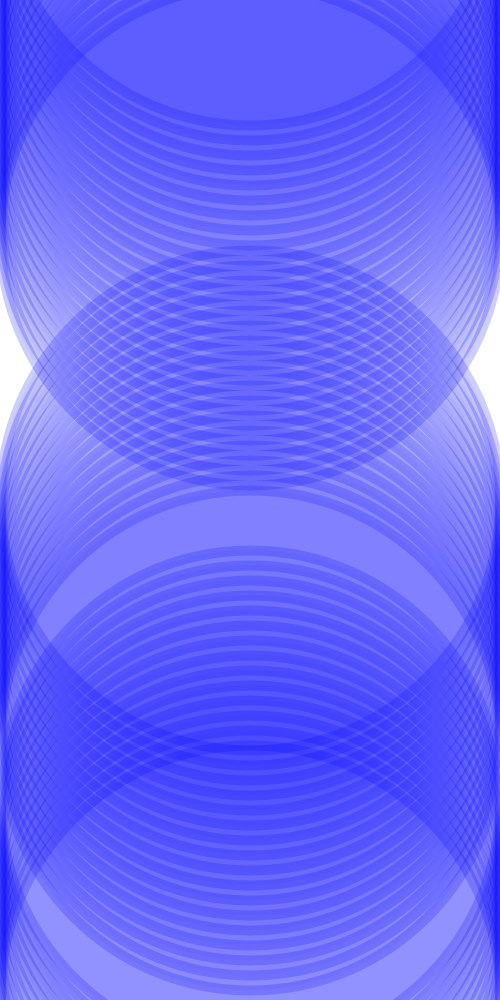
Frame 1 (no input)
Frame 60 (the mouse pressed at the canvas centre just before this capture): identical to frame 1, image omitted
Frame 120 (the mouse held since frame 60 and released just before this capture): identical to frame 1, image omitted

The Processing sketch that drew this single still picture (run headless with seeded random() and noise(); from frame 60 on, the mouse is pressed at the canvas centre):

// Processing sketch: processing_32198
// ── processing_32198.pde

//import processing.pdf.*;

int circleX = 250;
int circleY = -125;
int circlesize = 500;
int circleX2 = 250;
int circleY2 = 500;
int circlesize2 = 500;
int circleX3 = 250;
int circleY3 = 800;
int circlesize3 = 500;

void setup(){
  size (500,1000);
  //beginRecord(PDF, "pattern.pdf");
  background(255);
  smooth();
  stroke(0,0,255, 50);
  strokeWeight(10);
fill(0,0,255, 30);
 
}
void draw(){
  
  
     
  
  
  fill(0,0,255, 10);
  
  while(circleY<250){
ellipse(circleX, circleY , circlesize,500);
circleY = circleY + 15;
  if (circleX>500){
    circleX = 0;
    circleY = circleY + 1;
}
  }
  
  while(circleY2<750){
ellipse(circleX2, circleY2 , circlesize2,500);
circleY2 = circleY2 + 15;
  if (circleX2>500){
    circleX2 = 0;
    circleY2 = circleY2 + 1;
}
  }
    while(circleY3<1000){
ellipse(circleX3, circleY3 , circlesize3,500);
circleY3 = circleY3 + 15;
  if (circleX3>500){
    circleX3 = 0;
    circleY3 = circleY3 + 1;
}
  }
  /*endRecord();
  exit();
*/}
